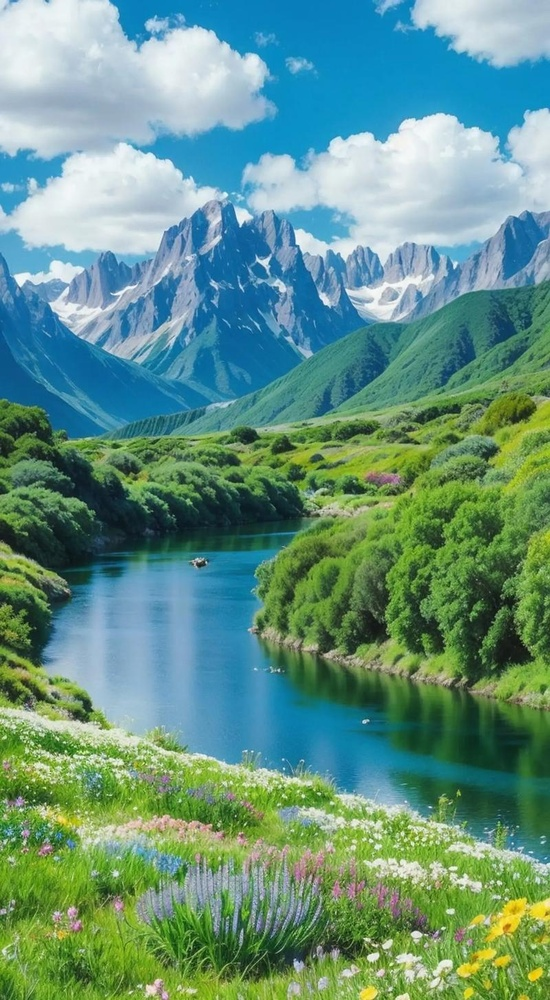
#> input picture Homework_S1/test.jpg, 550 x 1000 px, shrunk from 800 x 1455 before the run
$ python week5.py
#> lines starting #> are read from the running program, lines starting #| are printed output that depends on the picture
import numpy as np
import matplotlib
import matplotlib.pyplot as plt

matplotlib.use("Qt5Agg")
from PIL import Image

# 1. 读取图片并转为灰度图（请确保 test.jpg 在同一文件夹下，或修改为你的图片路径）
img = Image.open("test.jpg").convert("L")
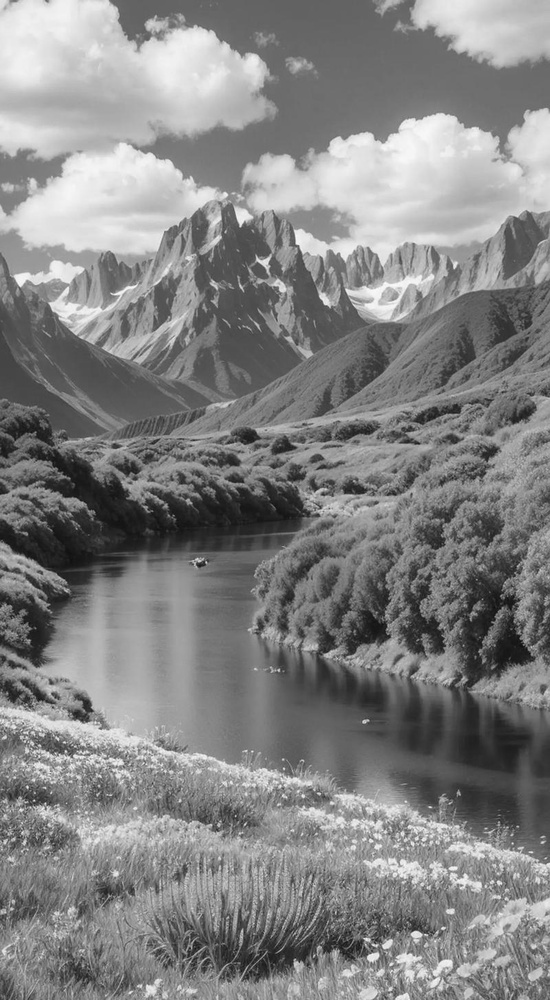
#> img: PIL image 550x1000 L; min 10, max 252, mean 131
img_matrix = np.array(img)
# 2. 展示原始图片
plt.figure(figsize=(6, 4))
plt.imshow(img_matrix, cmap="gray")
plt.title("Original Image")
plt.axis("off")
plt.show()
# 打印矩阵大小和奇异值信息
U, S, VT = np.linalg.svd(img_matrix)
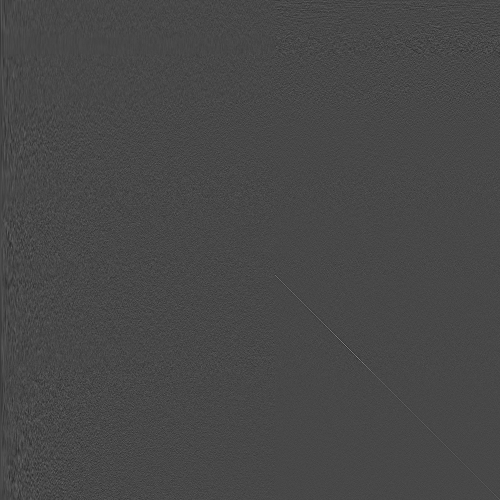
#> U: shape (1000, 1000) float64 (shown at 1/2 size); min -0.237, max 0.602, mean -2.71e-05; drawn with min black and max white
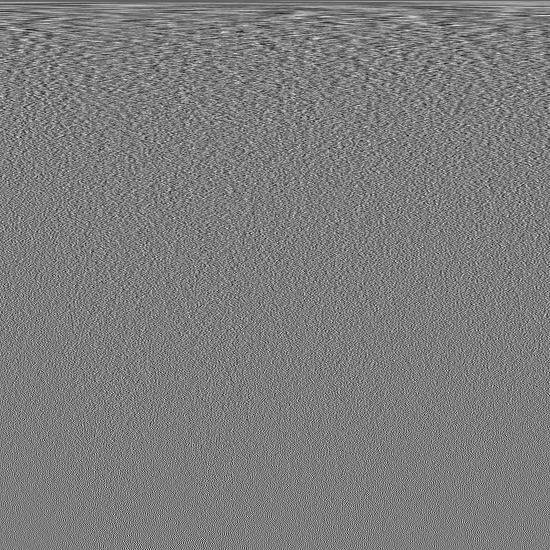
#> VT: shape (550, 550) float64; min -0.197, max 0.203, mean -7.53e-05; drawn with min black and max white
#> S = 550 values, max 99904 at index 0, min 26.65 at index 549, mean 742.6
# U-垂直方向 VT-竖直方向 S-奇异值
print(f"图像大小: {img_matrix.shape}")
#| 图像大小: (1000, 550)
print(f"奇异值总数: {len(S)}")
#| 奇异值总数: 550


# 3. 定义压缩函数
def compress(matrix, k):
    u, s, vt = np.linalg.svd(matrix)
    # 只取前 k 个信息
    res = u[:, :k] @ np.diag(s[:k]) @ vt[:k, :]
    return res


# 4. 测试不同的压缩程度 (k值越小，图片越糊，文件越小)
ks = [10, 50, 100, 200]
plt.figure(figsize=(12, 10))
for i, k in enumerate(ks):
    recon_img = compress(img_matrix, k)
    plt.subplot(2, 2, i + 1)
    plt.imshow(recon_img, cmap="gray")
    plt.title(f"k = {k}")
    plt.axis("off")
#> this loop made 4 passes
#> pass 1, in compress, `res = u[:, :k] @ np.diag(s[:k]) @ vt[:k, :]`:
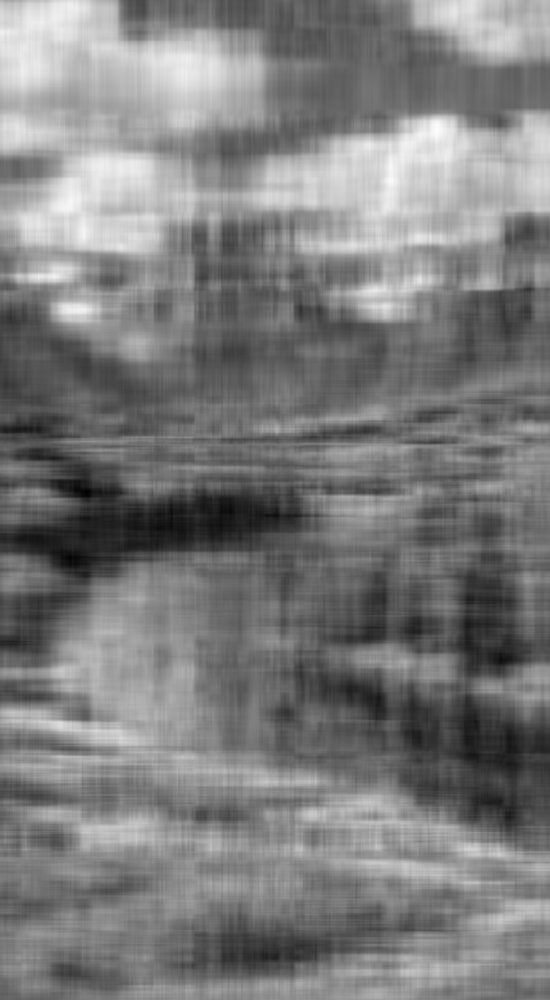
#> res: shape (1000, 550) float64; min 3.29, max 264.6, mean 131; drawn with min black and max white
#> pass 2, in compress (call 2), `res = u[:, :k] @ np.diag(s[:k]) @ vt[:k, :]`:
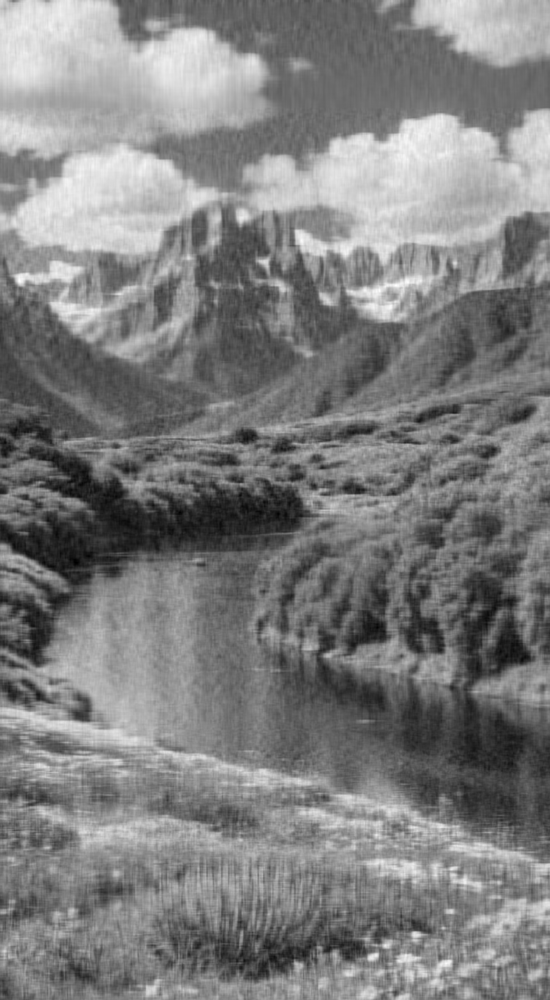
#> res: shape (1000, 550) float64; min -2.48, max 265.6, mean 131; drawn with min black and max white
plt.show()
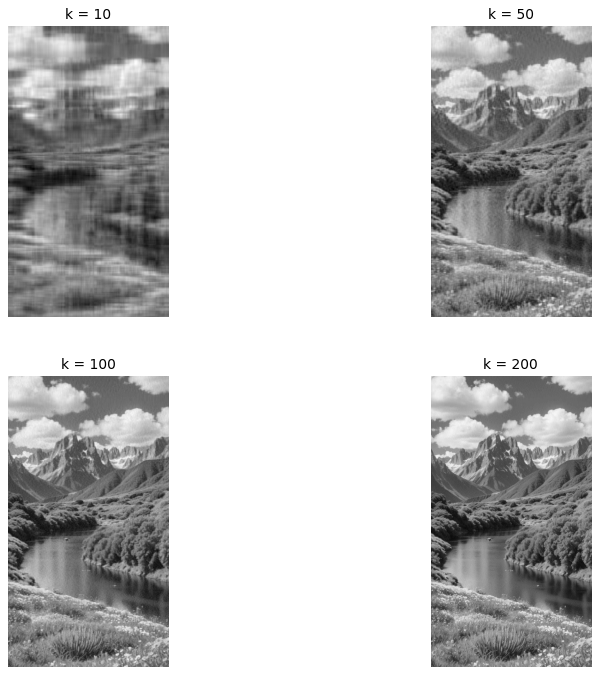
#> figure drawn by matplotlib, 4 panels
